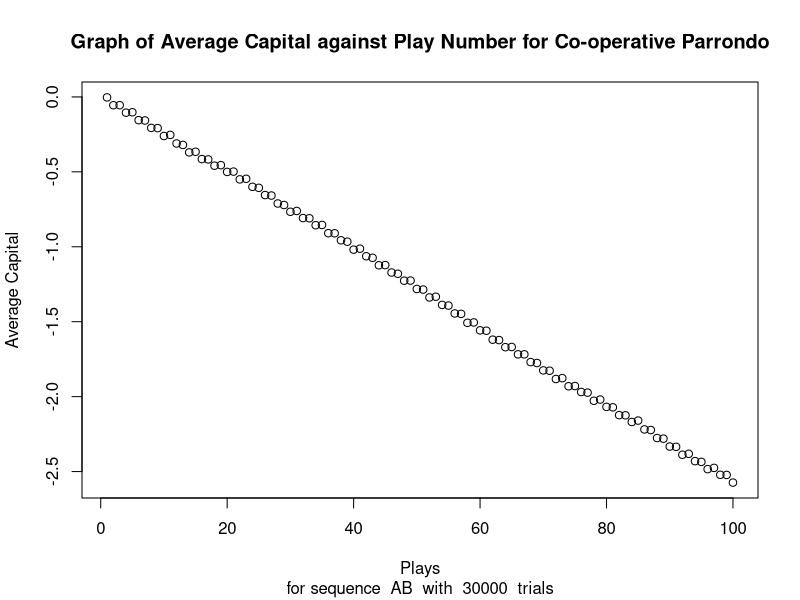

Write the R code that produced this figure.
#cooperative parrondo
#N players
#Losing coin flip for Game A
#Game B has the following possibilities
#LXL: coinB1 <- 1 - e
#LXW: coinB2 <- 0.16 - e
#WXL: coinB3 <- 0.16 - e
#WXW: coinB4 <- 0.7 - e
#capital represents total capital for all player

#constants
e <- 0
coinA <- 1/2 - e
coinB1 <- 1 - e
coinB2 <- 0.10 - e
coinB3 <- 0.10 - e
coinB4 <- 0.7 - e

TcoinA <- 0
TcoinB1 <- 0
TcoinB2 <- 0
TcoinB3 <- 0
TcoinB4 <- 0

playMax <- 100
runMax <- 30000

#variables
totalSheet <- vector()
totalSheet <- c(totalSheet, 1:playMax)

run <- 0
play <- 0
state <- NULL
coin <- NULL
capital <- 0
value <- NULL
N <- 10

#points to indicate win lose
point <- NULL
point2 <- 0
point1 <- 0

#prepping for sequence
sequ <- "AB"
sequLen <- nchar(sequ)

#dice function to assign capital value according to random output
#also assigns points history
dice <- function(coinInput){
  
  #sets value and coin
  value <<- runif(1)
  
  #counts coin input
  coin <<- deparse(substitute(coinInput))
  Tcoin <<- paste("T", coin, sep = "")
  Tvalue <- get(Tcoin)
  assign(Tcoin, Tvalue + 1, envir = .GlobalEnv)
  
  #give selects point
  if (value < coinInput) {
    
    point <<- 1
    
  }
  
  else{
    
    point <<- -1
    
  }
  
  #adds point to capital
  capital <<- capital + point
  scoreSheet <<- c(scoreSheet, capital)
  
  #assign point history
  winSheet[n] <<- point
  
  #FOR DEBUG
  #print(coin)
  #print(scoreSheet)
  
}

#running the programme
while (run < runMax) {
  
  #preperations for each run
  run <- run + 1
  play <- 0
  capital <- 0
  scoreSheet <- vector()
  n <- 0
  winSheet <- vector()
  w <- 0
  
  #randomly assigns points2 and points1
  point1 <- (2*round(runif(1)))-1
  point2 <- (2*round(runif(1)))-1
  
  #prepping for multiplayer mode
  winSheet <- (2*round(runif(10)))-1
  
  while (play < playMax) {
    
    #prepares run
    play <- play + 1
    mod <- (play %% sequLen)
    
    if (mod == 0){
      
      mod <- sequLen
      
    }
    
    state <- substr(sequ, mod, mod)
    #FOR DEBUG
    #print(play)
    
    #assigning values
    if (state == "A") {
      
      dice(coinA)
      
    }
    
    else if (state == "B") {
      
      n <- play%%N
      nB <- n - 1
      nA <- n + 1
      
      if (n == 0){
        
        n <- N
        nA <- 1
        nB <- N - 1
        
      }
      
      if (n == 1){
        
        nB <- N
        
      }
      
      nBB <- winSheet[nB]
      nAA <- winSheet[nA]
      
      #FOR DEBUG
      #print("state b entered")
      #print(n)
      
      if ((nBB == -1) & (nAA == -1)){
        
        dice(coinB1)
        
      }
      
      else if ((nBB == -1) & (nAA == 1)){
        
        dice(coinB2)
        
      }
      
      else if ((nBB == 1) & (nAA == -1)){
        
        dice(coinB3)
        
      }
      
      else if ((nBB == 1) & (nAA == 1)){
        
        dice(coinB4)
        
      }
      
    }
    
  }
  
  #FOR DEBUG: check for completeness
  #if (length(scoreSheet != playMax)){
  #  stop("Length of scoresheet is not 100")
  #}
  
  #adds scoreSheet to totalSheet
  totalSheet <- totalSheet + scoreSheet
  
  #indicates programme is running
  if (run %% 1000 == 0) {
    print(run)
  }
}

#prepare data for graph making
averageSheet <- totalSheet / run
plays <- seq(1, playMax)
plot(plays, averageSheet, 
     main = "Graph of Average Capital against Play Number for Co-operative Parrondo", 
     sub = paste("for sequence ", sequ," with ", runMax, " trials"), 
     xlab = "Plays", 
     ylab = "Average Capital")
